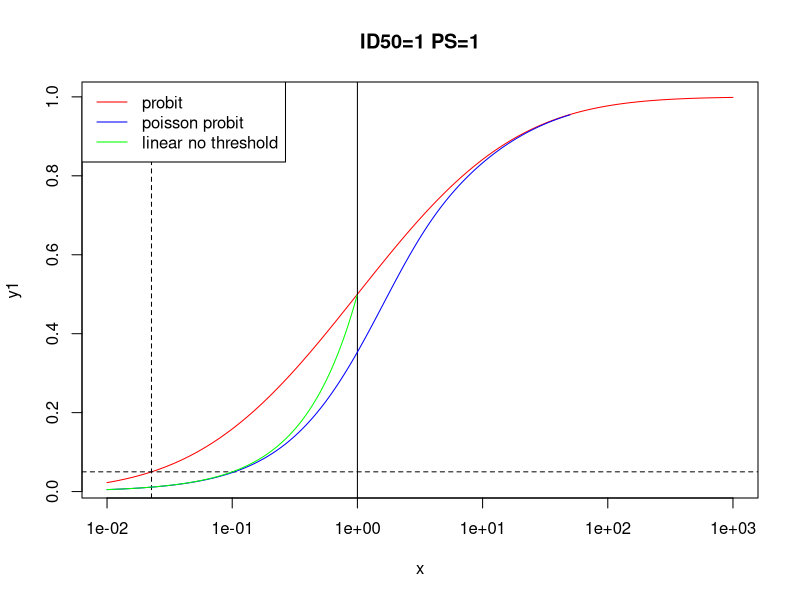
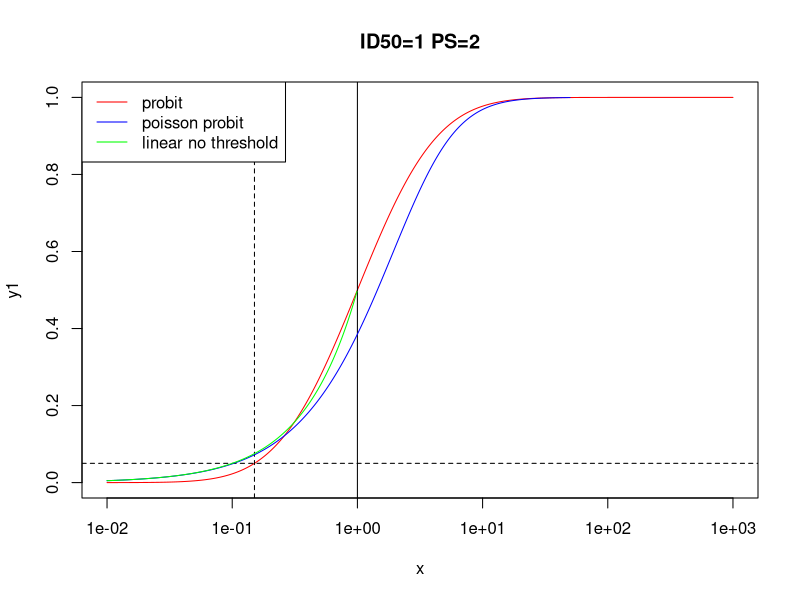
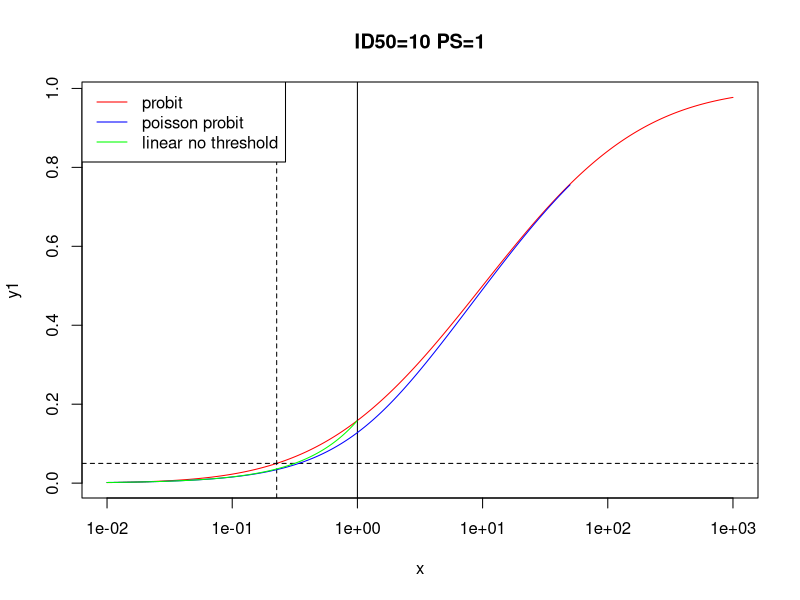
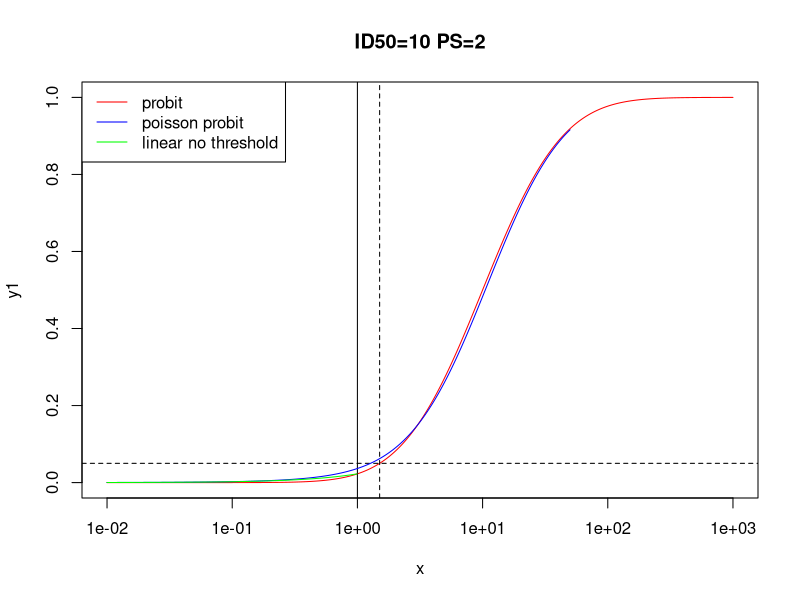
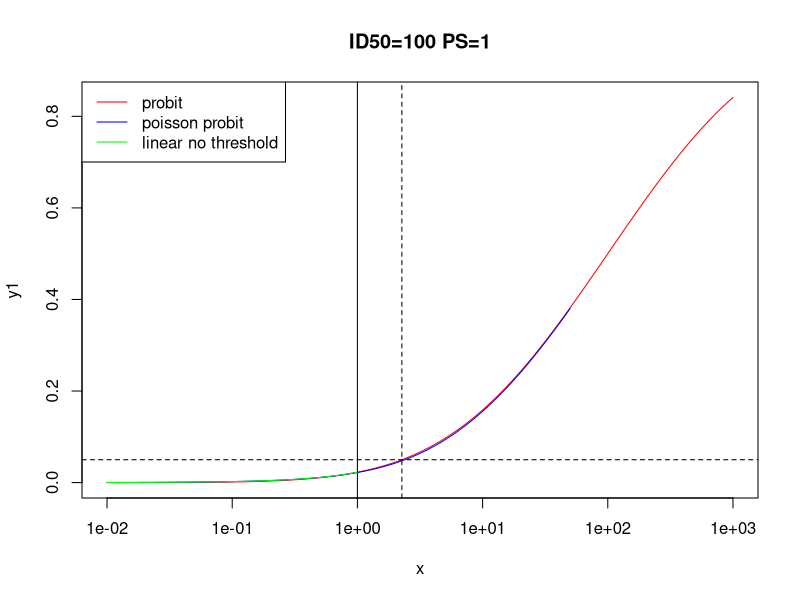

Reproduce these figures in R, in order.
# explore the difference between a probit model, a linear no-threshold model,
# and a poisson model for dose response of organisms when the ID50
# (infectious dose for 50% probability of infection) is less than one organism

probit <- function(ID50, PS, x)
{
  pnorm(-PS*log10(ID50)+PS*log10(x))
}

poisson_probit <- function(exposure, ID50, PS)
{
  sum_index <- 100
  ind <- which(exposure > sum_index/2)
  dose <- 1:sum_index
  p_illGivenDoseAndExposure <- probit(ID50, PS, dose)
  p_doseGivenExposure <- dpois(dose, exposure)
  res <- sum(p_illGivenDoseAndExposure*p_doseGivenExposure)
  res[ind] <- NA
  res
}


poisson_probit(0.23, 10, 1)

make_graph <- function(ID50, PS)
{
  x <- 10^seq(-2, 3, length=1000)
  y1 <- probit(ID50, PS, x)
  y2 <- sapply(x, poisson_probit, ID50=ID50, PS=PS)
  y3 <- ifelse(x<1, x*probit(ID50, PS, 1), NA)
  

  windows()
  plot(x, y1, col="red", type="l", log="x", main=paste("ID50=",ID50," PS=",PS,sep=""))
  abline(v=10^((qnorm(0.05)+PS*log10(ID50))/PS), h=0.05, lty=2)
  abline(v=1, lty=1)
  points(x, y2, col="blue", type="l")
  points(x, y3, col="green", type="l")
  #ind <- which(abs(y1-y2) < 1E-3)
  #points(x[ind], y1[ind], pch=19, col="black")
  legend("topleft", legend=c("probit", "poisson probit", "linear no threshold"),
    lty=1, col=c("red","blue","green"), bg="white")
}

make_graph(1, 1)
make_graph(1, 2)
make_graph(10, 1)
make_graph(10, 2)
make_graph(100, 1)


